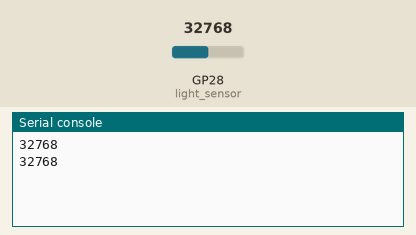
The program below on a simulated Raspberry Pi Pico running MicroPython. On the bench: the last lines printed to the serial console. The test bench sets the inputs (shaded band); at power-on: GP28 (light_sensor) = 32768 (analog values on the 0–65535 scale).

Above: at 1.2 s.
1.3 s: GP28 (light_sensor) set to 45874
At 2.6 s:
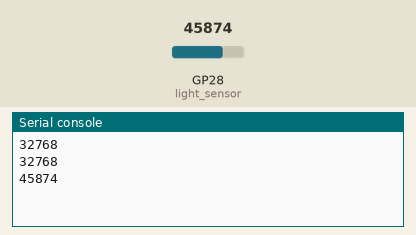
2.8 s: GP28 (light_sensor) set to 57670
At 3.8 s:
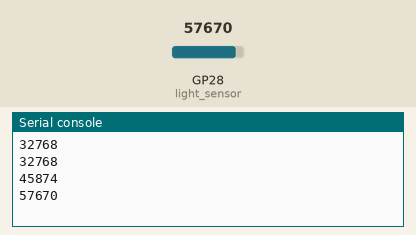
Timing chart, 0 to 5.8 s (numbered marks = the images above; inputs shaded):
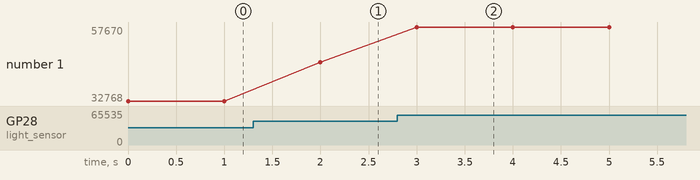

Measured:
- after the input at 1.3 s, the serial console: prints a new line after 0.70 s (image 1)
- after the input at 2.8 s, the serial console: prints a new line after 0.20 s (image 2)
- plotted number 1: 32768 → 45874 after the input at 1.3 s, 45874 → 57670 after the input at 2.8 s

The program:

light_sensor_analog.py
```python
#Light Sensor Module.  Digital Output (DO Pin)
#Sensor will only detect presence or absence of light
#It will not show you the intensity of light it detects
from machine import Pin, ADC
from time import sleep
light_sensor=ADC(Pin(28))
while True:
    print(light_sensor.read_u16())
    sleep(1)
          
```
